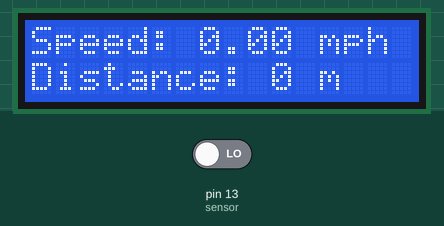
The sketch below on a simulated Arduino Uno, built with avr-gcc and run on an emulated ATmega328P. Shown: 16×2 character LCD. Inputs (shaded band) come from the test bench; at power-on: pin 13 (sensor) LOW.

Above: at 3.6 s.
3.7 s: pin 13 (sensor) driven HIGH
At 6.5 s:
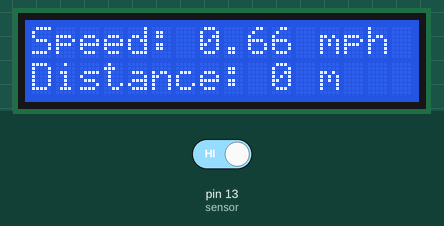
6.7 s: pin 13 (sensor) driven LOW
At 9.5 s:
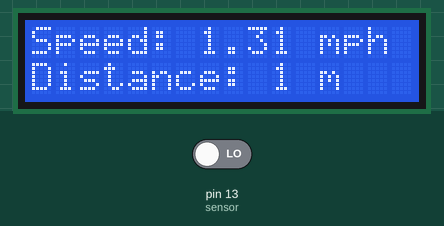
9.7 s: pin 13 (sensor) driven HIGH
At 13.5 s:
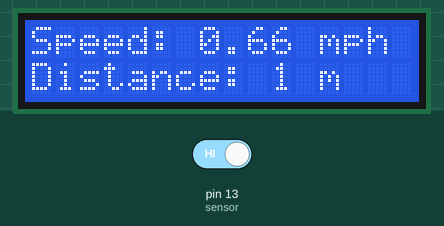
Timing chart, 0 to 15.0 s (numbered marks = the images above; inputs shaded):
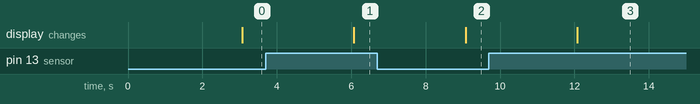

The sketch:

main.ino
```cpp
#include <LiquidCrystal.h>
const float pi = 3.14;
int sensor = 13;  //sensor pin
float counter = 0; //count how many times magnet
const int rs = 12, en = 11, d4 = 5, d5 = 4, d6 = 3, d7 = 2;
LiquidCrystal lcd(rs, en, d4, d5, d6, d7);

float bike_radius = 0.28; // meters
float bike_circum = 2 * pi * bike_radius; // meters
const float timeInterval = 3000; // update speed every 3 seconds

float distance = 0; // keeps track of total distance
int rotations = 0; // keeps track of total rotations

void setup() {
  Serial.begin(9600);
  pinMode(sensor, INPUT); //set sensor pin as input (13)
  lcd.begin(16, 2); //set up the LCD's number of columns and rows
}

void loop() {
  lcd.setCursor(0,0); // set position of speed on lcd
  lcd.print("Speed: ");

  float event_started = millis(); // start counting from here
  counter = 0; // keeps track of the total amount of passes each cycle

  int previous = LOW; // keeps track of state of the sensor

  while(millis() - event_started < timeInterval){

    int val = digitalRead(sensor);
    if(val != previous)
    {
      counter += 1;
      previous = val;
    }
  }

  counter /= 2; // state changes 2 times each revolution, so we must divide by 2

  // speed -> (circumference * rpm) / time (milliseconds)
  // m * (counter * 12 rpm) / (time * 1000)
  // circumference : meters
  // counter : reveloutions per second
  // timeInterval = seconds

  // float speed = (circumference * (counter / 5)) / (timeInterval / 1000);
  float meters_per_3_seconds = counter * bike_circum;
  float speed = (meters_per_3_seconds * 3600) / (1609.34 * 3);
  //lcd.print(counter);
  lcd.print(speed);
  lcd.print(" mph");
  //Serial.println(counter);

  rotations += counter;

   lcd.setCursor(0, 1);
  // print distance as meters and speed as miles per hour
   distance = (rotations) * (2*pi*bike_radius);
   lcd.print("Distance: ");
   lcd.print(rotations);
   lcd.print(" m");
}
```

Measured:
- after the input at 3.7 s, the display: changes after 2.4 s (image 1)
- after the input at 6.7 s, the display: changes after 2.4 s (image 2)
- after the input at 9.7 s, the display: changes after 2.4 s (image 3)
